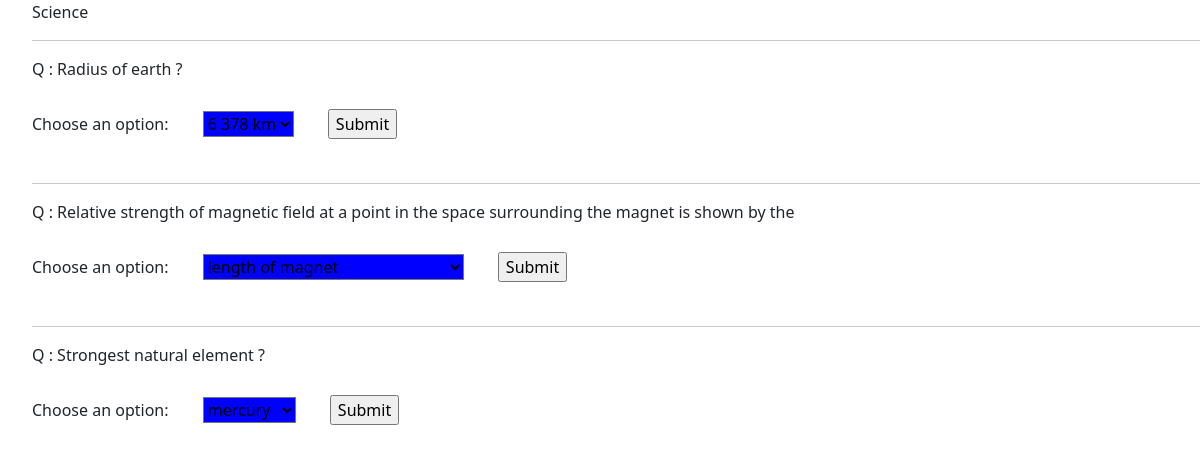
/test/2/, run on the app's committed database.
### testques/models.py (models this page shows, shortened)
class Group(models.Model):
	group_name = models.CharField(max_length=100)
	question = models.ManyToManyField(Question)
	def __str__(self):
		return self.group_name

class Question(models.Model):
	question_text = models.CharField(max_length=300)

### testques/views.py (the view)
# urls.py: path('<int:pk>/', views.DetailView.as_view(), name="detail"),
class DetailView(generic.DetailView):
	model = Group
	template_name = 'detail.html'

### testques/templates/detail.html (shortened to what this page needs)
{% extends 'base.html' %}
{%  block body %}
	<ul>
		{{group}}
	{% for ques in group.question.all %}
	<hr>
		<li style="list-style-type: none;">Q : {{ques.question_text}}</li>
		<form action="#" method="POST">
		<label for="op_id">Choose an option:</label>
		<select name="op_id" style="background-color: blue; margin: 30px;">
		{% for option in ques.option_set.all %}
			<option class="bt-op" value="{{option.id}}">{{option.option_text}}</option>
		{% endfor %}
		</select>
		<input type="submit" name="submit" value="Submit">
	</form>
	{% endfor %}
	</ul>
{% endblock %}

### data on the page
Group: group_name "Science"
Question: question_text "Radius of earth ?"
Question: question_text "Relative strength of magnetic field at a point in the space surrounding the magnet is shown by the"
Question: question_text "Strongest natural element ?"

### other printed values
form field op_id "6 378 km"
form field op_id "length of magnet"
form field op_id "mercury"
